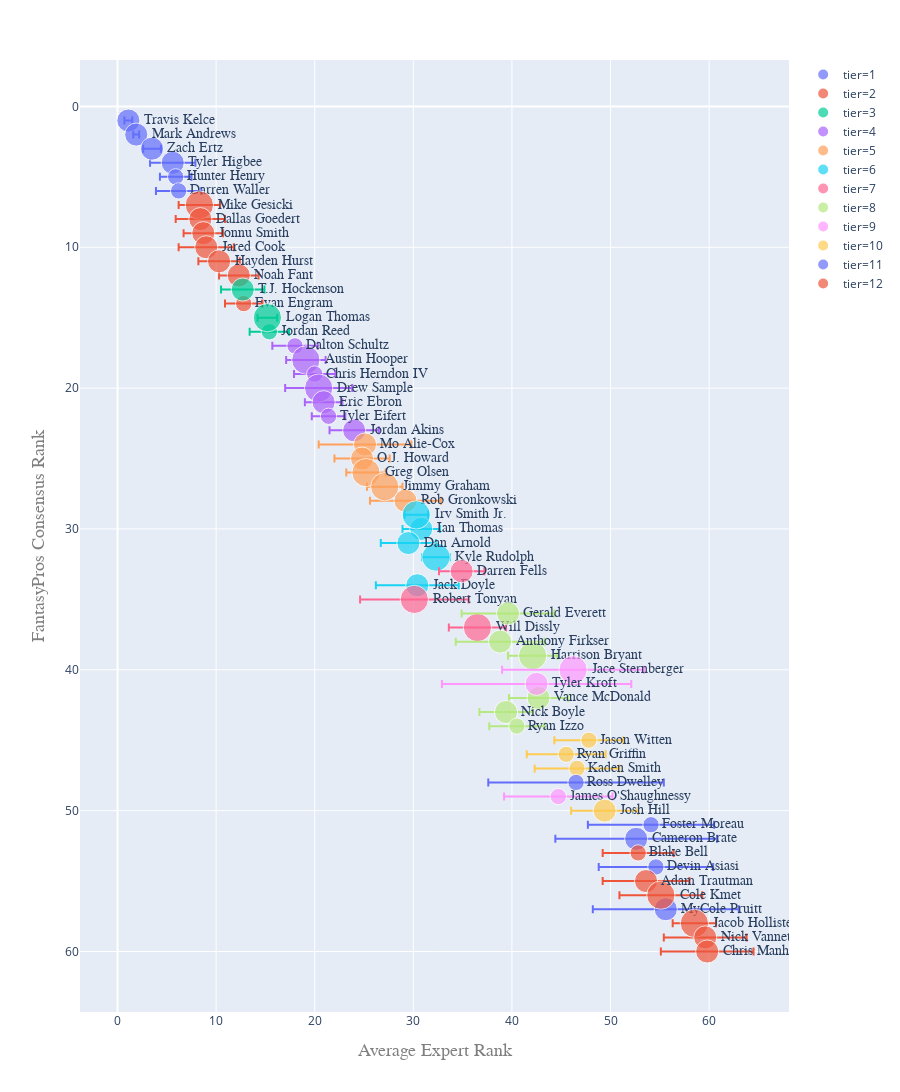

The cell this chart's notebook holds for it:
### Code cell
te = model('te')

### Figure 1 — Plotly figure (JSON) as saved in the notebook; plotly's stock layout.template omitted (floating-point values rounded to 4 significant figures)
{"data": [{"textposition": "middle right", "hovertemplate": "tier=1<br>avg=%{x}<br>rank=%{y}<br>d_rank=%{marker.size}<br>name=%{text}", "showlegend": true, "legendgroup": "tier=1", "error_x": {"array": [0.4, 0.3, 0.9, 2.3, 1.6, 2.3]}, "name": "tier=1", "yaxis": "y", "text": ["Travis Kelce", "Mark Andrews", "Zach Ertz", "Tyler Higbee", "Hunter Henry", "Darren Waller"], "textfont": {"family": "sans serif", "size": 14}, "y": ["1", "2", "3", "4", "5", "6"], "hoverlabel": {"namelength": 0}, "mode": "markers+text", "xaxis": "x", "marker": {"opacity": 0.7, "sizeref": 0.0075, "color": "#636efa", "symbol": "circle", "sizemode": "area", "size": [2, 2, 2, 2, 1, 1]}, "x": [1.1, 1.9, 3.5, 5.6, 5.9, 6.2], "type": "scatter"}, {"textposition": "middle right", "hovertemplate": "tier=2<br>avg=%{x}<br>rank=%{y}<br>d_rank=%{marker.size}<br>name=%{text}", "showlegend": true, "legendgroup": "tier=2", "error_x": {"array": [2.1, 2.5, 2, 2.8, 2.1, 2, 1.9]}, "name": "tier=2", "yaxis": "y", "text": ["Mike Gesicki", "Dallas Goedert", "Jonnu Smith", "Jared Cook", "Hayden Hurst", "Noah Fant", "Evan Engram"], "textfont": {"family": "sans serif", "size": 14}, "y": ["7", "8", "9", "10", "11", "12", "14"], "hoverlabel": {"namelength": 0}, "mode": "markers+text", "xaxis": "x", "marker": {"opacity": 0.7, "sizeref": 0.0075, "color": "#EF553B", "symbol": "circle", "sizemode": "area", "size": [3, 2, 2, 2, 2, 2, 1]}, "x": [8.3, 8.4, 8.7, 9, 10.3, 12.3, 12.8], "type": "scatter"}, {"textposition": "middle right", "hovertemplate": "tier=3<br>avg=%{x}<br>rank=%{y}<br>d_rank=%{marker.size}<br>name=%{text}", "showlegend": true, "legendgroup": "tier=3", "error_x": {"array": [2, 1, 2.2]}, "name": "tier=3", "yaxis": "y", "text": ["Jordan Reed", "Logan Thomas", "T.J. Hockenson"], "textfont": {"family": "sans serif", "size": 14}, "y": ["16", "15", "13"], "hoverlabel": {"namelength": 0}, "mode": "markers+text", "xaxis": "x", "marker": {"opacity": 0.7, "sizeref": 0.0075, "color": "#00cc96", "symbol": "circle", "sizemode": "area", "size": [1, 3, 2]}, "x": [15.4, 15.2, 12.7], "type": "scatter"}, {"textposition": "middle right", "hovertemplate": "tier=4<br>avg=%{x}<br>rank=%{y}<br>d_rank=%{marker.size}<br>name=%{text}", "showlegend": true, "legendgroup": "tier=4", "error_x": {"array": [2.3, 2, 2.1, 3.4, 1.9, 1.7, 2.5]}, "name": "tier=4", "yaxis": "y", "text": ["Dalton Schultz", "Austin Hooper", "Chris Herndon IV", "Drew Sample", "Eric Ebron", "Tyler Eifert", "Jordan Akins"], "textfont": {"family": "sans serif", "size": 14}, "y": ["17", "18", "19", "20", "21", "22", "23"], "hoverlabel": {"namelength": 0}, "mode": "markers+text", "xaxis": "x", "marker": {"opacity": 0.7, "sizeref": 0.0075, "color": "#ab63fa", "symbol": "circle", "sizemode": "area", "size": [1, 3, 1, 3, 2, 1, 2]}, "x": [18, 19.1, 20, 20.4, 20.9, 21.4, 24], "type": "scatter"}, {"textposition": "middle right", "hovertemplate": "tier=5<br>avg=%{x}<br>rank=%{y}<br>d_rank=%{marker.size}<br>name=%{text}", "showlegend": true, "legendgroup": "tier=5", "error_x": {"array": [4.7, 2.8, 2, 1.8, 3.6]}, "name": "tier=5", "yaxis": "y", "text": ["Mo Alie-Cox", "O.J. Howard", "Greg Olsen", "Jimmy Graham", "Rob Gronkowski"], "textfont": {"family": "sans serif", "size": 14}, "y": ["24", "25", "26", "27", "28"], "hoverlabel": {"namelength": 0}, "mode": "markers+text", "xaxis": "x", "marker": {"opacity": 0.7, "sizeref": 0.0075, "color": "#FFA15A", "symbol": "circle", "sizemode": "area", "size": [2, 2, 3, 3, 2]}, "x": [25.1, 24.8, 25.2, 27.1, 29.2], "type": "scatter"}, {"textposition": "middle right", "hovertemplate": "tier=6<br>avg=%{x}<br>rank=%{y}<br>d_rank=%{marker.size}<br>name=%{text}", "showlegend": true, "legendgroup": "tier=6", "error_x": {"array": [4.2, 1.4, 1.9, 1.2, 2.8]}, "name": "tier=6", "yaxis": "y", "text": ["Jack Doyle", "Kyle Rudolph", "Ian Thomas", "Irv Smith Jr.", "Dan Arnold"], "textfont": {"family": "sans serif", "size": 14}, "y": ["34", "32", "30", "29", "31"], "hoverlabel": {"namelength": 0}, "mode": "markers+text", "xaxis": "x", "marker": {"opacity": 0.7, "sizeref": 0.0075, "color": "#19d3f3", "symbol": "circle", "sizemode": "area", "size": [2, 3, 2, 3, 2]}, "x": [30.4, 32.3, 30.8, 30.3, 29.5], "type": "scatter"}, {"textposition": "middle right", "hovertemplate": "tier=7<br>avg=%{x}<br>rank=%{y}<br>d_rank=%{marker.size}<br>name=%{text}", "showlegend": true, "legendgroup": "tier=7", "error_x": {"array": [2.3, 5.5, 2.9]}, "name": "tier=7", "yaxis": "y", "text": ["Darren Fells", "Robert Tonyan", "Will Dissly"], "textfont": {"family": "sans serif", "size": 14}, "y": ["33", "35", "37"], "hoverlabel": {"namelength": 0}, "mode": "markers+text", "xaxis": "x", "marker": {"opacity": 0.7, "sizeref": 0.0075, "color": "#FF6692", "symbol": "circle", "sizemode": "area", "size": [2, 3, 3]}, "x": [34.9, 30.1, 36.5], "type": "scatter"}, {"textposition": "middle right", "hovertemplate": "tier=8<br>avg=%{x}<br>rank=%{y}<br>d_rank=%{marker.size}<br>name=%{text}", "showlegend": true, "legendgroup": "tier=8", "error_x": {"array": [2.7, 4.7, 4.5, 2.5, 3, 2.8]}, "name": "tier=8", "yaxis": "y", "text": ["Nick Boyle", "Gerald Everett", "Anthony Firkser", "Harrison Bryant", "Vance McDonald", "Ryan Izzo"], "textfont": {"family": "sans serif", "size": 14}, "y": ["43", "36", "38", "39", "42", "44"], "hoverlabel": {"namelength": 0}, "mode": "markers+text", "xaxis": "x", "marker": {"opacity": 0.7, "sizeref": 0.0075, "color": "#B6E880", "symbol": "circle", "sizemode": "area", "size": [2, 2, 2, 3, 2, 1]}, "x": [39.4, 39.6, 38.8, 42.1, 42.7, 40.5], "type": "scatter"}, {"textposition": "middle right", "hovertemplate": "tier=9<br>avg=%{x}<br>rank=%{y}<br>d_rank=%{marker.size}<br>name=%{text}", "showlegend": true, "legendgroup": "tier=9", "error_x": {"array": [7.2, 9.6, 5.5]}, "name": "tier=9", "yaxis": "y", "text": ["Jace Sternberger", "Tyler Kroft", "James O'Shaughnessy"], "textfont": {"family": "sans serif", "size": 14}, "y": ["40", "41", "49"], "hoverlabel": {"namelength": 0}, "mode": "markers+text", "xaxis": "x", "marker": {"opacity": 0.7, "sizeref": 0.0075, "color": "#FF97FF", "symbol": "circle", "sizemode": "area", "size": [3, 2, 1]}, "x": [46.2, 42.5, 44.7], "type": "scatter"}, {"textposition": "middle right", "hovertemplate": "tier=10<br>avg=%{x}<br>rank=%{y}<br>d_rank=%{marker.size}<br>name=%{text}", "showlegend": true, "legendgroup": "tier=10", "error_x": {"array": [3.4, 4, 3.5, 4.3]}, "name": "tier=10", "yaxis": "y", "text": ["Josh Hill", "Ryan Griffin", "Jason Witten", "Kaden Smith"], "textfont": {"family": "sans serif", "size": 14}, "y": ["50", "46", "45", "47"], "hoverlabel": {"namelength": 0}, "mode": "markers+text", "xaxis": "x", "marker": {"opacity": 0.7, "sizeref": 0.0075, "color": "#FECB52", "symbol": "circle", "sizemode": "area", "size": [2, 1, 1, 1]}, "x": [49.4, 45.5, 47.8, 46.6], "type": "scatter"}, {"textposition": "middle right", "hovertemplate": "tier=11<br>avg=%{x}<br>rank=%{y}<br>d_rank=%{marker.size}<br>name=%{text}", "showlegend": true, "legendgroup": "tier=11", "error_x": {"array": [8.9, 5.8, 6.4, 8.2, 7.4]}, "name": "tier=11", "yaxis": "y", "text": ["Ross Dwelley", "Devin Asiasi", "Foster Moreau", "Cameron Brate", "MyCole Pruitt"], "textfont": {"family": "sans serif", "size": 14}, "y": ["48", "54", "51", "52", "57"], "hoverlabel": {"namelength": 0}, "mode": "markers+text", "xaxis": "x", "marker": {"opacity": 0.7, "sizeref": 0.0075, "color": "#636efa", "symbol": "circle", "sizemode": "area", "size": [1, 1, 1, 2, 2]}, "x": [46.5, 54.6, 54.1, 52.6, 55.6], "type": "scatter"}, {"textposition": "middle right", "hovertemplate": "tier=12<br>avg=%{x}<br>rank=%{y}<br>d_rank=%{marker.size}<br>name=%{text}", "showlegend": true, "legendgroup": "tier=12", "error_x": {"array": [2.2, 4.2, 4.4, 3.6, 4.2, 4.7]}, "name": "tier=12", "yaxis": "y", "text": ["Jacob Hollister", "Nick Vannett", "Adam Trautman", "Blake Bell", "Cole Kmet", "Chris Manhertz"], "textfont": {"family": "sans serif", "size": 14}, "y": ["58", "59", "55", "53", "56", "60"], "hoverlabel": {"namelength": 0}, "mode": "markers+text", "xaxis": "x", "marker": {"opacity": 0.7, "sizeref": 0.0075, "color": "#EF553B", "symbol": "circle", "sizemode": "area", "size": [3, 2, 2, 1, 3, 2]}, "x": [58.5, 59.6, 53.6, 52.8, 55.1, 59.8], "type": "scatter"}], "layout": {"autosize": true, "xaxis": {"automargin": true, "title": {"text": "Average Expert Rank", "font": {"color": "#7f7f7f", "family": "Courier New, monospace", "size": 18}}}, "yaxis": {"automargin": true, "autorange": "reversed", "title": {"text": "FantasyPros Consensus Rank", "font": {"color": "#7f7f7f", "family": "Courier New, monospace", "size": 18}}}, "showlegend": true, "height": 1400, "width": 900, "margin": {"t": 60}, "legend": {"itemsizing": "constant", "tracegroupgap": 0}}}
